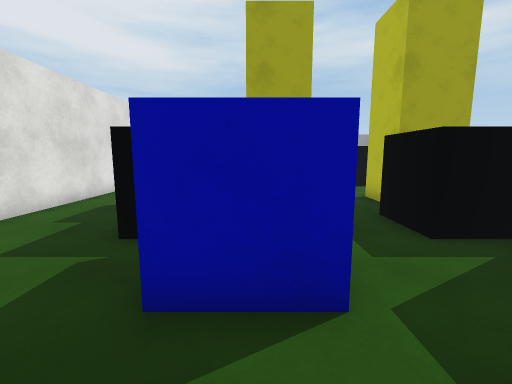
View 1 (above)

18 first-person views from a walk through a Unity game level. The camera is 1.5 m above the floor, tilts 8° down and sees 90° across. The floor is counted in squares, 1 m on a side. Each view is taken from the middle of a square. On the plan, view 1 faces up. The plan holds only what a view shows up to about 13 squares ahead; the rest is blank. The place goes on beyond the plan. Surface patterns are stand-ins for the level's own textures.

View 2
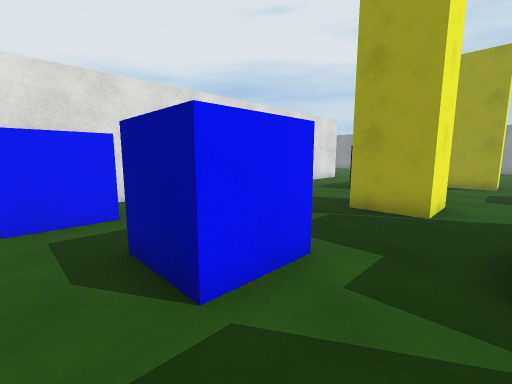

View 3
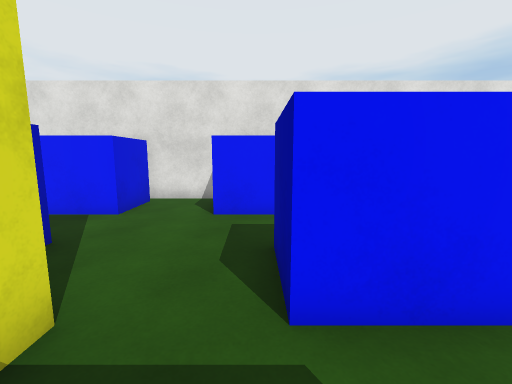

View 4
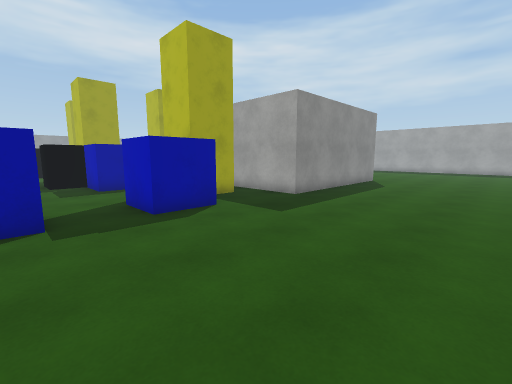

View 5
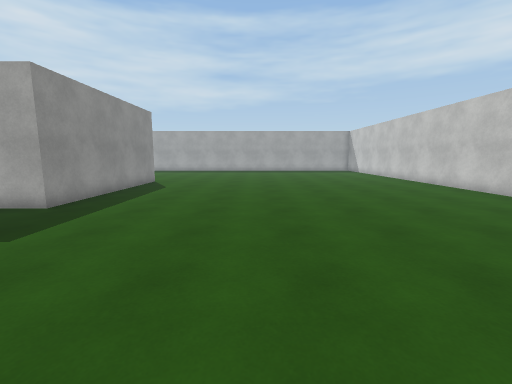

View 6
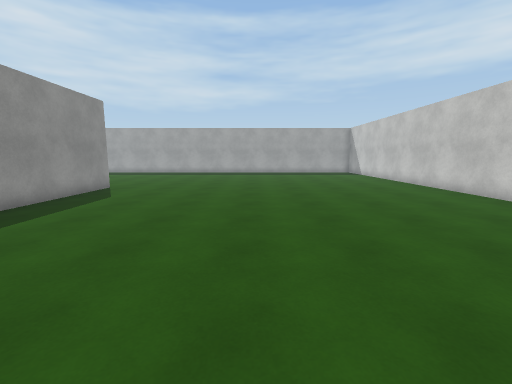

View 7
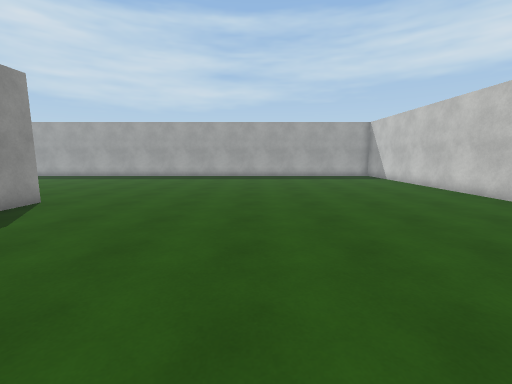

View 8
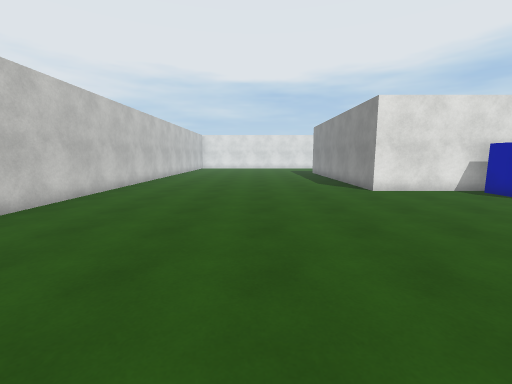

View 9
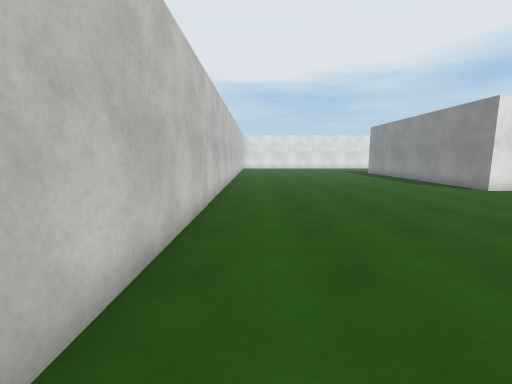

View 10
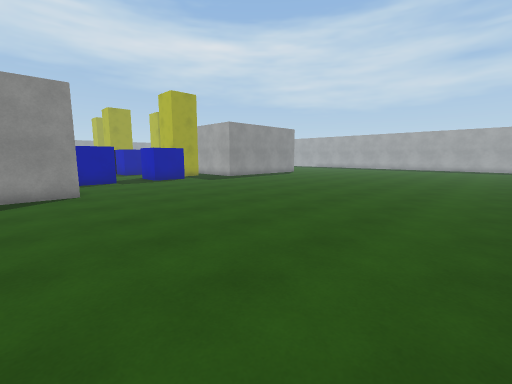

View 11
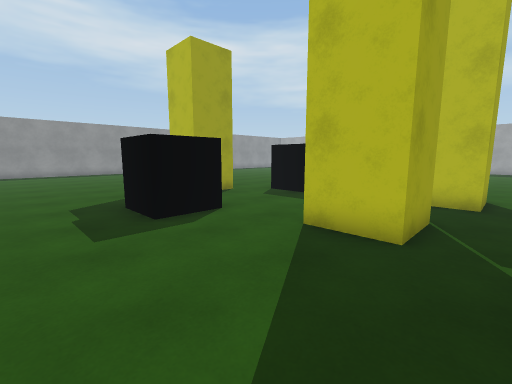

View 12
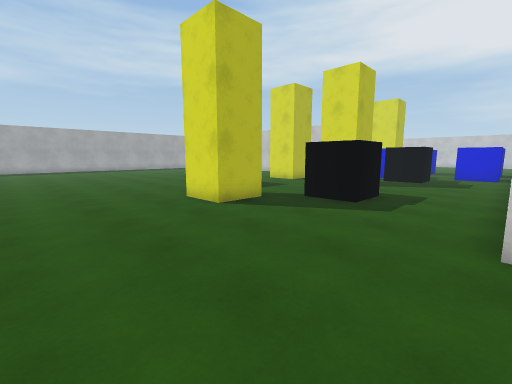

View 13
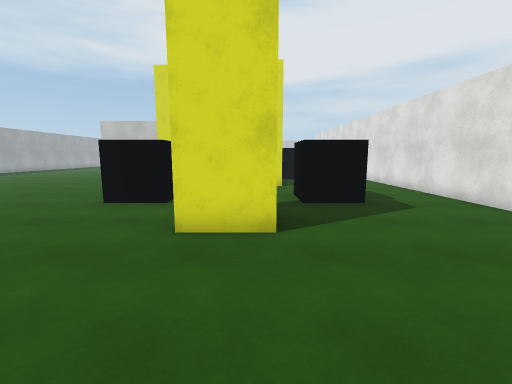

View 14
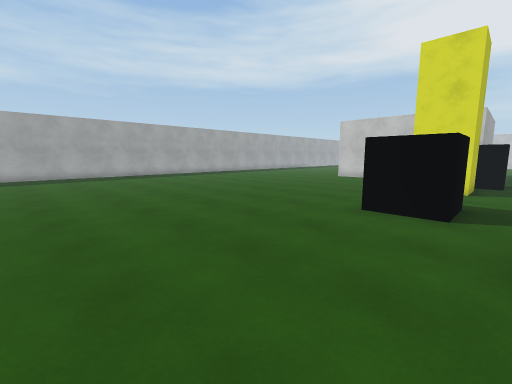

View 15
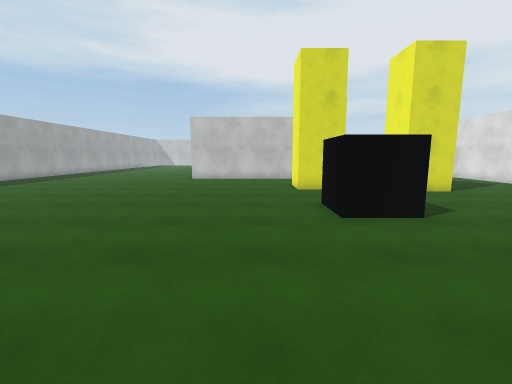

View 16
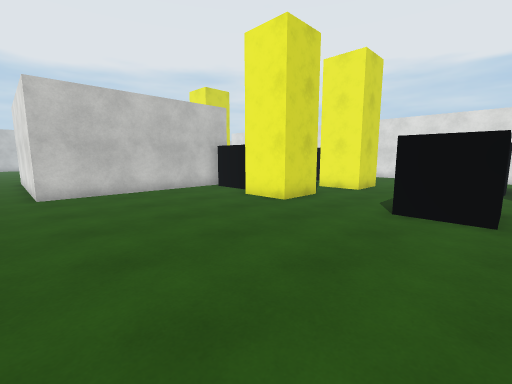

View 17
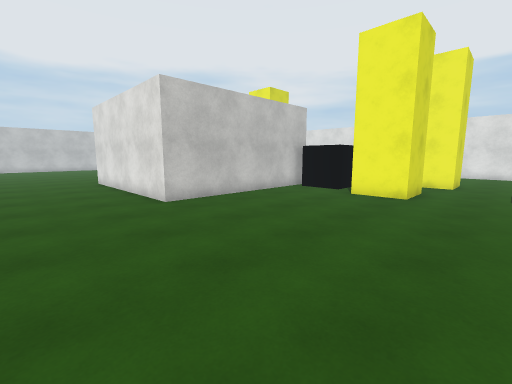

View 18
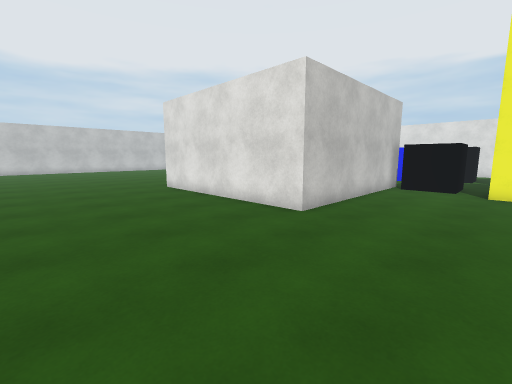

### Floor plan
Points are (right, up) in squares from view 1. A wall is a line through its corners. A room is listed if a view was taken in it or the views show most of it. See-through windows are left out.
Room 1 (views 1, 2, 3, 4, 5, 6, 7, 8, 9, 10, 11, 12, 13, 14, 15, 16, 17, 18)
walls: (4.1, 4) (12.2, 4) (12.2, -4) (4.2, -4) (4.2, -0.1); (0.9, 0.2) (1.4, 0.2); (3, -1.8) (1.9, -1.8); (4.2, 7.5) (4.2, 9.5) (6.1, 9.5) (6.1, 7.5) (4.2, 7.5); (1.7, 8.2) (-0.3, 8.2) (-0.3, 10.2) (1.7, 10.2) (1.7, 8.2); (-6, 0.5) (-6, -7.9) (-8.1, -7.9); (2.6, 16.1) (0.9, 16.1); (0.6, 16) (0.6, 18.1) (2.6, 18.1); (-6, 16.1) (-6, 5.9); (6.5, -19.5) (17.1, -19.5); (-8.1, -19.5) (3.6, -19.5)
objects: blue cube (-5, -3) to (-4, -2); blue cube (-4, 1) to (-4, 3); black cube (-2, 4) to (-1, 6); black cube (-2, 13) to (-1, 15); blue cube (-1, -3) to (1, -2); blue cube (-1, 2) to (1, 4); black cube (3, 5) to (5, 6); black cube (4, 13) to (6, 15)

Where each view was taken, in squares from view 1:
view 1: 0 up, 0 right, facing up
view 2: 1 up, 3 right, facing up-left
view 3: 2 up, 3 right, facing left
view 4: 10 down, 4 left, facing up-right
view 5: 10 down, 3 left, facing right
view 6: 11 down, 0 right, facing right
view 7: 11 down, 4 right, facing right
view 8: 13 down, 5 right, facing left
view 9: 18 down, 5 right, facing left
view 10: 19 down, 8 left, facing up-right
view 11: 7 up, 5 left, facing up-right
view 12: 23 up, 6 left, facing down-right
view 13: 23 up, 1 right, facing down
view 14: 22 up, 3 right, facing down-right
view 15: 21 up, 8 right, facing down
view 16: 15 up, 13 right, facing down-left
view 17: 12 up, 16 right, facing down-left
view 18: 8 up, 18 right, facing down-left
